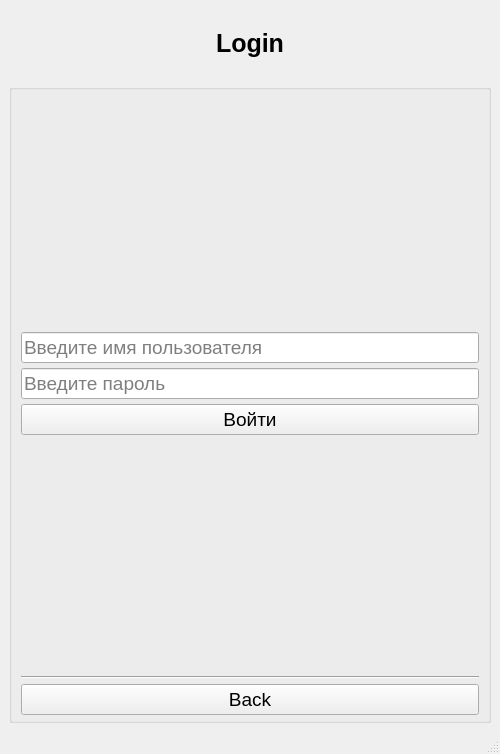
<?xml version="1.0" encoding="UTF-8"?>
<ui version="4.0">
 <class>MainWindow</class>
 <widget class="QMainWindow" name="MainWindow">
  <property name="geometry">
   <rect>
    <x>0</x>
    <y>0</y>
    <width>500</width>
    <height>754</height>
   </rect>
  </property>
  <property name="windowTitle">
   <string>MainWindow</string>
  </property>
  <widget class="QWidget" name="centralwidget">
   <property name="minimumSize">
    <size>
     <width>500</width>
     <height>700</height>
    </size>
   </property>
   <property name="maximumSize">
    <size>
     <width>16777215</width>
     <height>16777215</height>
    </size>
   </property>
   <layout class="QVBoxLayout" name="verticalLayout_2" stretch="0,0,0,1">
    <item>
     <spacer name="horizontalSpacer_2">
      <property name="orientation">
       <enum>Qt::Orientation::Horizontal</enum>
      </property>
      <property name="sizeHint" stdset="0">
       <size>
        <width>40</width>
        <height>20</height>
       </size>
      </property>
     </spacer>
    </item>
    <item>
     <widget class="QLabel" name="label">
      <property name="font">
       <font>
        <pointsize>19</pointsize>
        <bold>true</bold>
       </font>
      </property>
      <property name="text">
       <string>Login</string>
      </property>
      <property name="textFormat">
       <enum>Qt::TextFormat::AutoText</enum>
      </property>
      <property name="scaledContents">
       <bool>false</bool>
      </property>
      <property name="alignment">
       <set>Qt::AlignmentFlag::AlignCenter</set>
      </property>
     </widget>
    </item>
    <item>
     <spacer name="horizontalSpacer">
      <property name="orientation">
       <enum>Qt::Orientation::Horizontal</enum>
      </property>
      <property name="sizeHint" stdset="0">
       <size>
        <width>40</width>
        <height>20</height>
       </size>
      </property>
     </spacer>
    </item>
    <item>
     <widget class="QGroupBox" name="groupBox">
      <property name="font">
       <font>
        <pointsize>14</pointsize>
       </font>
      </property>
      <property name="title">
       <string/>
      </property>
      <property name="alignment">
       <set>Qt::AlignmentFlag::AlignCenter</set>
      </property>
      <property name="checkable">
       <bool>false</bool>
      </property>
      <property name="checked">
       <bool>false</bool>
      </property>
      <layout class="QVBoxLayout" name="verticalLayout" stretch="0,0,0,0,0,0,0">
       <property name="spacing">
        <number>5</number>
       </property>
       <property name="sizeConstraint">
        <enum>QLayout::SizeConstraint::SetDefaultConstraint</enum>
       </property>
       <property name="topMargin">
        <number>5</number>
       </property>
       <property name="bottomMargin">
        <number>5</number>
       </property>
       <item>
        <spacer name="verticalSpacer">
         <property name="orientation">
          <enum>Qt::Orientation::Vertical</enum>
         </property>
         <property name="sizeHint" stdset="0">
          <size>
           <width>20</width>
           <height>40</height>
          </size>
         </property>
        </spacer>
       </item>
       <item>
        <widget class="QLineEdit" name="username_input">
         <property name="placeholderText">
          <string>Введите имя пользователя</string>
         </property>
        </widget>
       </item>
       <item>
        <widget class="QLineEdit" name="password_input">
         <property name="placeholderText">
          <string>Введите пароль</string>
         </property>
        </widget>
       </item>
       <item>
        <widget class="QPushButton" name="log_in_button">
         <property name="text">
          <string>Войти</string>
         </property>
        </widget>
       </item>
       <item>
        <spacer name="verticalSpacer_2">
         <property name="orientation">
          <enum>Qt::Orientation::Vertical</enum>
         </property>
         <property name="sizeHint" stdset="0">
          <size>
           <width>20</width>
           <height>40</height>
          </size>
         </property>
        </spacer>
       </item>
       <item>
        <widget class="Line" name="line">
         <property name="orientation">
          <enum>Qt::Orientation::Horizontal</enum>
         </property>
        </widget>
       </item>
       <item>
        <widget class="QPushButton" name="back_button">
         <property name="text">
          <string>Back</string>
         </property>
         <property name="autoExclusive">
          <bool>false</bool>
         </property>
        </widget>
       </item>
      </layout>
     </widget>
    </item>
   </layout>
  </widget>
  <widget class="QMenuBar" name="menubar">
   <property name="geometry">
    <rect>
     <x>0</x>
     <y>0</y>
     <width>500</width>
     <height>33</height>
    </rect>
   </property>
  </widget>
  <widget class="QStatusBar" name="statusbar"/>
 </widget>
 <resources/>
 <connections/>
</ui>
